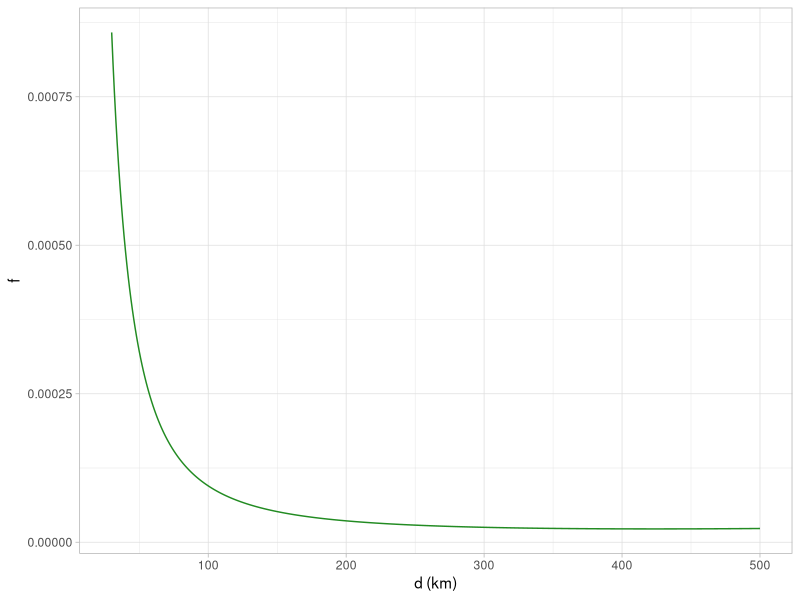
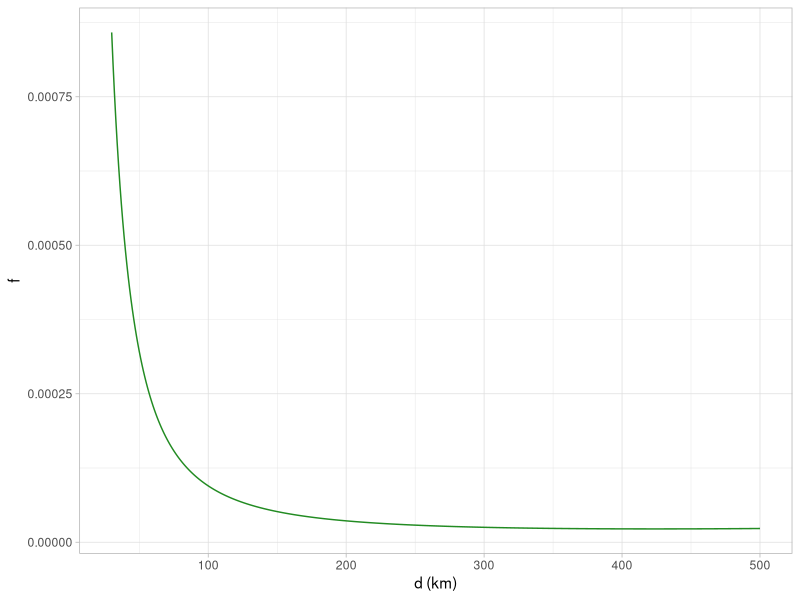

Recreate these plots in R, in order.
library(ggplot2)

d <- 30:500
gamma <- -2.12
beta <- 0.005

tanner_fct <- function(d) {
  d^gamma * exp(d * beta)
}

data <- data.frame(d = d, impedance = tanner_fct(d))

ggplot(data, aes(x = d, y = impedance)) +
  geom_line(color = "forestgreen") +
  theme_light() +
  labs( y = "f", x = "d (km)")

ggsave("C:/Users/juhoa/Google Drive/Projects/New job, migrate or commute/Presentation/Graphs/impedance_fct_graph.png",
       width = 4 ,height = 2)
